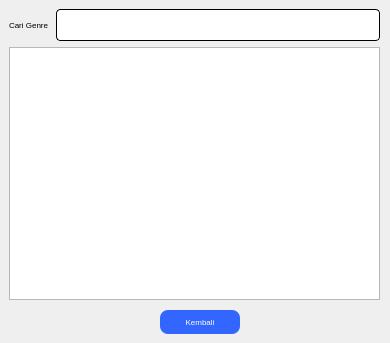
<?xml version="1.0" encoding="UTF-8"?>
<ui version="4.0">
 <class>genreList</class>
 <widget class="QDialog" name="genreList">
  <property name="geometry">
   <rect>
    <x>0</x>
    <y>0</y>
    <width>390</width>
    <height>343</height>
   </rect>
  </property>
  <property name="font">
   <font>
    <pointsize>6</pointsize>
   </font>
  </property>
  <property name="windowTitle">
   <string>Dialog</string>
  </property>
  <widget class="QPushButton" name="pushButton">
   <property name="geometry">
    <rect>
     <x>160</x>
     <y>310</y>
     <width>80</width>
     <height>24</height>
    </rect>
   </property>
   <property name="styleSheet">
    <string notr="true">QPushButton{
color: rgb(255, 255, 255);
font: 10pt &quot;Comic Sans MS&quot;;
border-radius:8px;
padding : 0 8px;
background: #3366FF;
border -radius:10px;
}
QPushButton:hover:!pressed

{
background:#4f85e2;
}
QToolButton
{

border-radius:10px;
bacground:red;
color:red;
}

QPushButton:pressed
{
              font-size: 19px;
              transition: 0.9s; 
}</string>
   </property>
   <property name="text">
    <string>Kembali</string>
   </property>
  </widget>
  <widget class="QWidget" name="">
   <property name="geometry">
    <rect>
     <x>9</x>
     <y>9</y>
     <width>371</width>
     <height>291</height>
    </rect>
   </property>
   <layout class="QVBoxLayout" name="verticalLayout">
    <item>
     <layout class="QHBoxLayout" name="horizontalLayout">
      <item>
       <widget class="QLabel" name="label_9">
        <property name="styleSheet">
         <string notr="true">font: 10pt &quot;Comic Sans MS&quot;;
color: rgb(0, 0, 0);</string>
        </property>
        <property name="text">
         <string>Cari Genre</string>
        </property>
       </widget>
      </item>
      <item>
       <widget class="QLineEdit" name="value">
        <property name="styleSheet">
         <string notr="true">QLineEdit{
	background-color: rgb(255, 255, 255);
	 border: 1px  solid;
     border-radius: 4px;
	font: 24px
}</string>
        </property>
       </widget>
      </item>
     </layout>
    </item>
    <item>
     <widget class="QTableView" name="TableView">
      <property name="contextMenuPolicy">
       <enum>Qt::PreventContextMenu</enum>
      </property>
      <property name="styleSheet">
       <string notr="true">QHeaderView::section { background-color: #4f85e2; font: solid}</string>
      </property>
      <property name="selectionMode">
       <enum>QAbstractItemView::SingleSelection</enum>
      </property>
      <property name="selectionBehavior">
       <enum>QAbstractItemView::SelectRows</enum>
      </property>
      <attribute name="verticalHeaderVisible">
       <bool>false</bool>
      </attribute>
     </widget>
    </item>
   </layout>
  </widget>
 </widget>
 <resources/>
 <connections/>
</ui>
